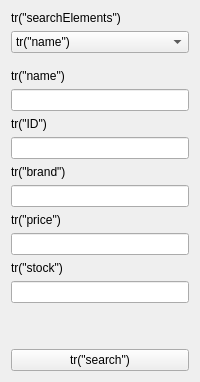
            <widget class="QWidget" name="m_customerSerchTab_2">
             <attribute name="title">
              <string>검색</string>
             </attribute>
             <layout class="QHBoxLayout" name="horizontalLayout_10">
              <item>
               <layout class="QVBoxLayout" name="verticalLayout_20">
                <item>
                 <widget class="QLabel" name="label_17">
                  <property name="text">
                   <string>tr(&quot;searchElements&quot;)</string>
                  </property>
                 </widget>
                </item>
                <item>
                 <widget class="QComboBox" name="comboBox_2">
                  <item>
                   <property name="text">
                    <string>tr(&quot;name&quot;)</string>
                   </property>
                  </item>
                  <item>
                   <property name="text">
                    <string>tr(&quot;ID&quot;)</string>
                   </property>
                  </item>
                  <item>
                   <property name="text">
                    <string>tr(&quot;brand&quot;)</string>
                   </property>
                  </item>
                  <item>
                   <property name="text">
                    <string>tr(&quot;price&quot;)</string>
                   </property>
                  </item>
                  <item>
                   <property name="text">
                    <string>tr(&quot;stock&quot;)</string>
                   </property>
                  </item>
                 </widget>
                </item>
                <item>
                 <spacer name="verticalSpacer_5">
                  <property name="orientation">
                   <enum>Qt::Vertical</enum>
                  </property>
                  <property name="sizeType">
                   <enum>QSizePolicy::Fixed</enum>
                  </property>
                  <property name="sizeHint" stdset="0">
                   <size>
                    <width>20</width>
                    <height>10</height>
                   </size>
                  </property>
                 </spacer>
                </item>
                <item>
                 <layout class="QVBoxLayout" name="verticalLayout_21">
                  <property name="sizeConstraint">
                   <enum>QLayout::SetDefaultConstraint</enum>
                  </property>
                  <item>
                   <widget class="QLabel" name="label_18">
                    <property name="sizePolicy">
                     <sizepolicy hsizetype="Expanding" vsizetype="Maximum">
                      <horstretch>0</horstretch>
                      <verstretch>0</verstretch>
                     </sizepolicy>
                    </property>
                    <property name="text">
                     <string>tr(&quot;name&quot;)</string>
                    </property>
                   </widget>
                  </item>
                  <item>
                   <widget class="QLineEdit" name="lineEdit_16"/>
                  </item>
                 </layout>
                </item>
                <item>
                 <layout class="QVBoxLayout" name="verticalLayout_22">
                  <item>
                   <widget class="QLabel" name="label_19">
                    <property name="sizePolicy">
                     <sizepolicy hsizetype="Expanding" vsizetype="Maximum">
                      <horstretch>0</horstretch>
                      <verstretch>0</verstretch>
                     </sizepolicy>
                    </property>
                    <property name="text">
                     <string>tr(&quot;ID&quot;)</string>
                    </property>
                   </widget>
                  </item>
                  <item>
                   <widget class="QLineEdit" name="lineEdit_17">
                    <property name="readOnly">
                     <bool>true</bool>
                    </property>
                   </widget>
                  </item>
                 </layout>
                </item>
                <item>
                 <layout class="QVBoxLayout" name="verticalLayout_23">
                  <item>
                   <widget class="QLabel" name="label_20">
                    <property name="sizePolicy">
                     <sizepolicy hsizetype="Expanding" vsizetype="Maximum">
                      <horstretch>0</horstretch>
                      <verstretch>0</verstretch>
                     </sizepolicy>
                    </property>
                    <property name="text">
                     <string>tr(&quot;brand&quot;)</string>
                    </property>
                   </widget>
                  </item>
                  <item>
                   <widget class="QLineEdit" name="lineEdit_18"/>
                  </item>
                 </layout>
                </item>
                <item>
                 <layout class="QVBoxLayout" name="verticalLayout_24">
                  <item>
                   <widget class="QLabel" name="label_21">
                    <property name="sizePolicy">
                     <sizepolicy hsizetype="Expanding" vsizetype="Maximum">
                      <horstretch>0</horstretch>
                      <verstretch>0</verstretch>
                     </sizepolicy>
                    </property>
                    <property name="text">
                     <string>tr(&quot;price&quot;)</string>
                    </property>
                   </widget>
                  </item>
                  <item>
                   <widget class="QLineEdit" name="lineEdit_19"/>
                  </item>
                 </layout>
                </item>
                <item>
                 <layout class="QVBoxLayout" name="verticalLayout_25">
                  <item>
                   <widget class="QLabel" name="label_22">
                    <property name="sizePolicy">
                     <sizepolicy hsizetype="Expanding" vsizetype="Maximum">
                      <horstretch>0</horstretch>
                      <verstretch>0</verstretch>
                     </sizepolicy>
                    </property>
                    <property name="text">
                     <string>tr(&quot;stock&quot;)</string>
                    </property>
                   </widget>
                  </item>
                  <item>
                   <widget class="QLineEdit" name="lineEdit_20"/>
                  </item>
                 </layout>
                </item>
                <item>
                 <spacer name="verticalSpacer_6">
                  <property name="orientation">
                   <enum>Qt::Vertical</enum>
                  </property>
                  <property name="sizeType">
                   <enum>QSizePolicy::Expanding</enum>
                  </property>
                  <property name="sizeHint" stdset="0">
                   <size>
                    <width>20</width>
                    <height>40</height>
                   </size>
                  </property>
                 </spacer>
                </item>
                <item>
                 <widget class="QPushButton" name="pushButton_6">
                  <property name="text">
                   <string>tr(&quot;search&quot;)</string>
                  </property>
                 </widget>
                </item>
               </layout>
              </item>
             </layout>
            </widget>
